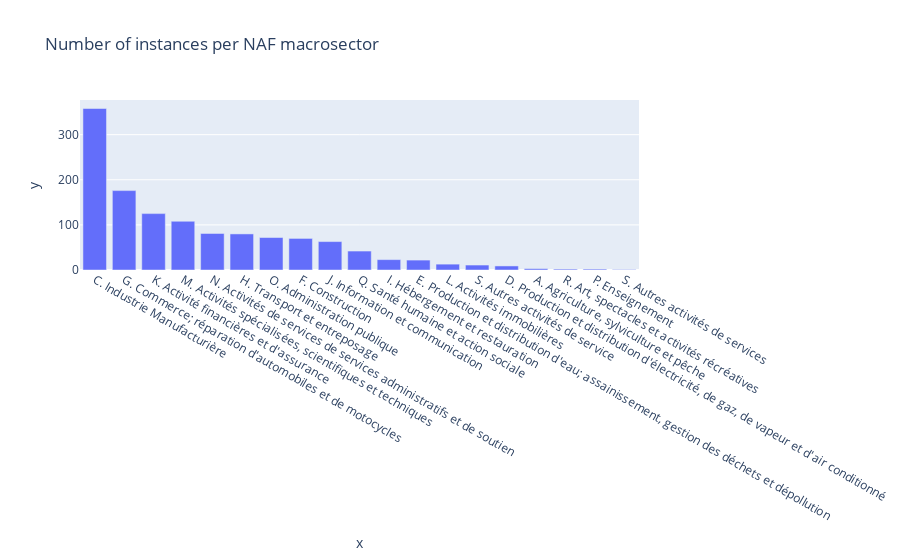

The code cell stored with this chart in its notebook:
### Markdown cell above
With the .info() method we see that we miss a lot of information in some columns.

### Code cell
px.bar(df_train, x = df_train['sector_naf_level_0_details'].value_counts().index, y = df_train['sector_naf_level_0_details'].value_counts().values, title= "Number of instances per NAF macrosector" )

### Figure 1 — Plotly figure (JSON) as saved in the notebook; plotly's stock layout.template omitted (floating-point values rounded to 4 significant figures)
{"data": [{"alignmentgroup": "True", "hovertemplate": "x=%{x}<br>y=%{y}<extra></extra>", "legendgroup": "", "marker": {"color": "#636efa", "pattern": {"shape": ""}}, "name": "", "offsetgroup": "", "orientation": "v", "showlegend": false, "textposition": "auto", "type": "bar", "x": ["C. Industrie Manufacturière", "G. Commerce; réparation d'automobiles et de motocycles", "K. Activité financières et d'assurance", "M. Activités spécialisées, scientifiques et techniques", "N. Activités de services de services administratifs et de soutien", "H. Transport et entreposage", "O. Administration publique", "F. Construction", "J. Information et communication", "Q. Santé humaine et action sociale", "I. Hébergement et restauration", "E. Production et distribution d'eau; assainissement, gestion des déchets et dépollution", "L. Activités immobilières", "S. Autres activités de service", "D. Production et distribution d'électricité, de gaz, de vapeur et d'air conditionné", "A. Agriculture, sylviculture et pêche", "R. Art, spectacles et activités récréatives", "P. Enseignement", "S. Autres activités de services"], "xaxis": "x", "y": [358, 176, 125, 108, 81, 80, 72, 70, 63, 42, 23, 22, 13, 11, 9, 3, 2, 2, 1], "yaxis": "y"}], "layout": {"barmode": "relative", "legend": {"tracegroupgap": 0}, "title": {"text": "Number of instances per NAF macrosector"}, "xaxis": {"anchor": "y", "domain": [0, 1], "title": {"text": "x"}}, "yaxis": {"anchor": "x", "domain": [0, 1], "title": {"text": "y"}}}}
